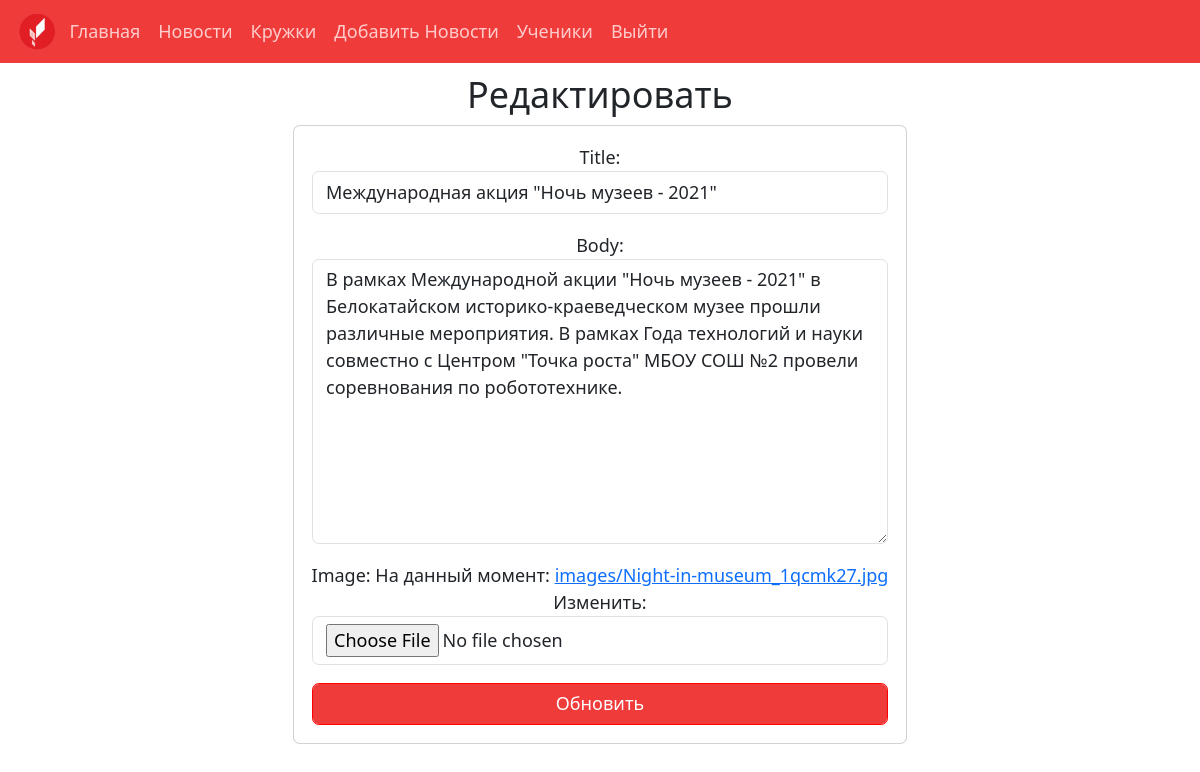
The app's page /post/22/edit/ (signed in) with its own data.
### news/models.py (models this page shows, shortened)
class News(models.Model):
    title = models.CharField(max_length=200)
    author = models.ForeignKey(
        'auth.User',
        on_delete=models.CASCADE,
    )
    body = models.TextField()
    date = models.DateTimeField(auto_now_add=True)
    image = models.ImageField(upload_to='images/')
    class Meta:
        ordering = ['-date',]
        verbose_name = 'Новость'
        verbose_name_plural = 'Новости'

### news/views.py (the view)
# urls.py: path('post/<int:pk>/edit/', BlogUpdateView.as_view(), name="post_edit"),
class BlogUpdateView(UpdateView):
    model = News
    template_name = "post_edit.html"
    fields = ["title", "body", 'image']

### templates/post_edit.html (shortened to what this page needs)
{% extends 'base.html' %}
{% load static %}
    {% block content %}
        {% if user.is_superuser %}
            <div class="new-news">
                <h2>Редактировать</h2>
                <div class="container">
                    <div class="row">
                        <div class="form-size">
                            <div class="card mb-4">
                                <div class="card-body">
                                    <form action="" method="post" enctype="multipart/form-data">
                                        {{ form.as_p }}
                                        <input type="submit" value="Обновить" class="btn btn-dark" />
                                    </form>
                                </div>
                            </div>
                        </div>
                    </div>
                </div>
            </div>
        {% endif %}
    {% endblock content %}

### static/css/base.css (style rules this page uses)
.new-news { margin-top: 10px; text-align: center; }
.form-size { display: flex; justify-content: center; }
input, textarea, select { display: block; width: 100%; padding: .375rem .75rem; font-size: 1rem; font-weight: 400; line-height: 1.5; color: var(--bs-body-color); -webkit-appearance: none; -moz-appearance: none; appearance: none; background-color: var(--bs-body-bg); background-clip: padding-box; border: var(--bs-border-width) solid var(--bs-border-color); border-radius: var(--bs-border-radius); transition: border-color .15s ease-in-out, box-shadow .15s ease-in-out; }
.btn-dark { background-color: rgb(240, 59, 59) !important; --bs-btn-border-color: red !important; }

### static/css/style.css (style rules this page uses)
* { font-size: 18px; }

### records on screen
News: title "Международная акция \"Ночь музеев - 2021\"", body "В рамках Международной акции \"Ночь музеев - 2021\" в Белокатайском историко-краеведческом музее прошли различные мероприятия. В рамках Года технологий и науки совместно с Центром \"Точка роста\" МБОУ СОШ №2 провели соревнования по робототехнике."
